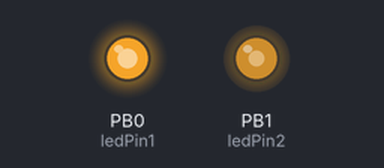
A sketch run on a simulated ATtiny85, built with avr-gcc and run on an emulated ATtiny85. Parts: output pins drawn as LEDs (lit = HIGH). Random numbers use the default seed unless the sketch sets one.

Above: at 0.12 s.
At 9.24 s:
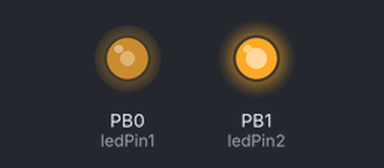
At 20.06 s:
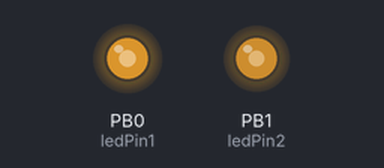
At 38.26 s:
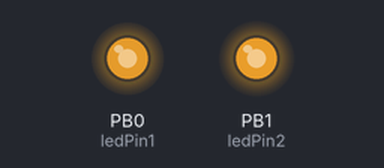
Timing chart, 0 to 40.0 s (numbered marks = the images above):
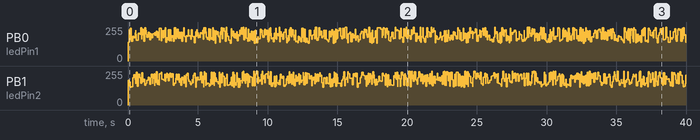

The sketch:

led-candle.ino
```cpp
/**
 * This sketch requires an ATTiny85 to run.
 *
 * Purpose is for an LED (preferably white) to imitate candle flame effect.
 */


// Digital out pins
int ledPin1 = 0;
int ledPin2 = 1;

void setup() {
  pinMode(ledPin1, OUTPUT);
  pinMode(ledPin2, OUTPUT);
}

void loop() {
  analogWrite(ledPin1, random(120) + 135);
  analogWrite(ledPin2, random(120) + 135);
  delay(random(100));
}
```
